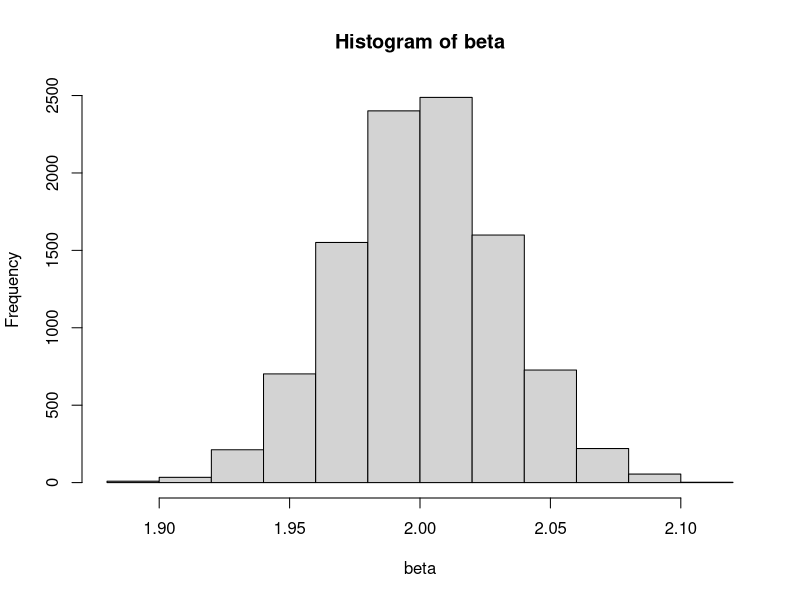
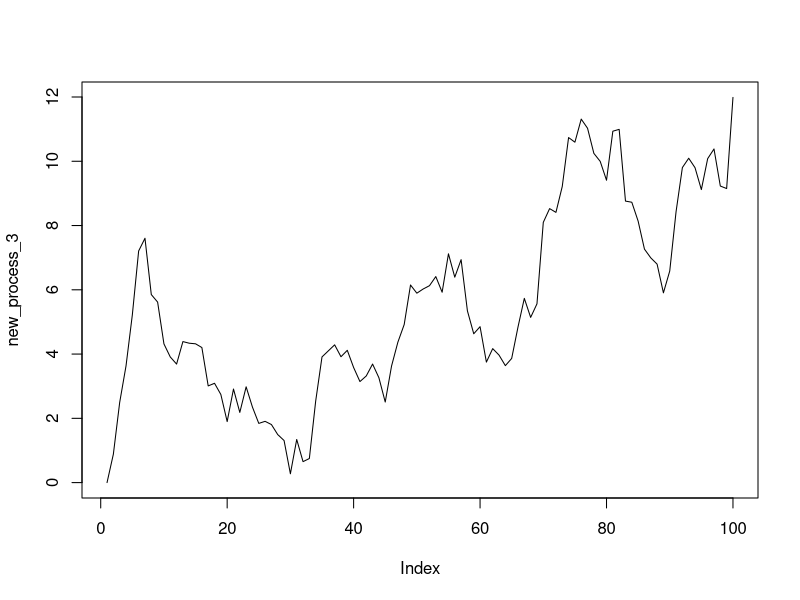
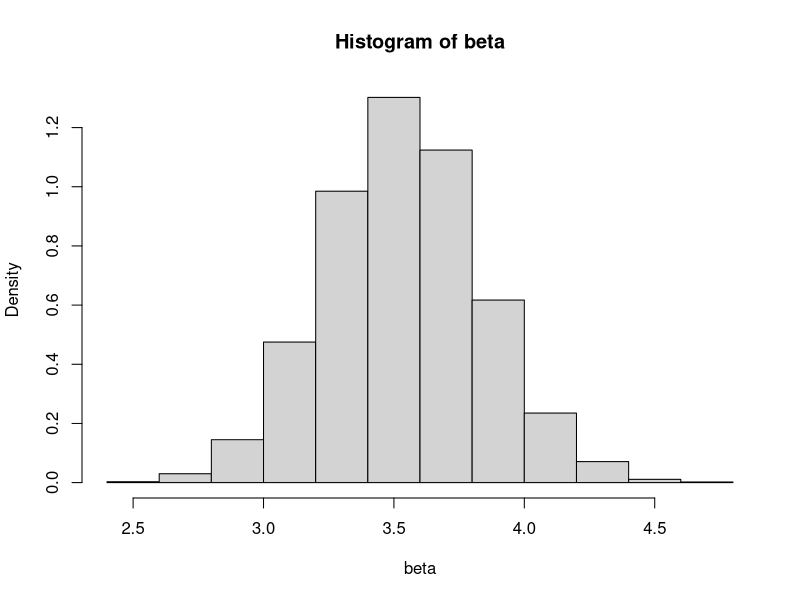
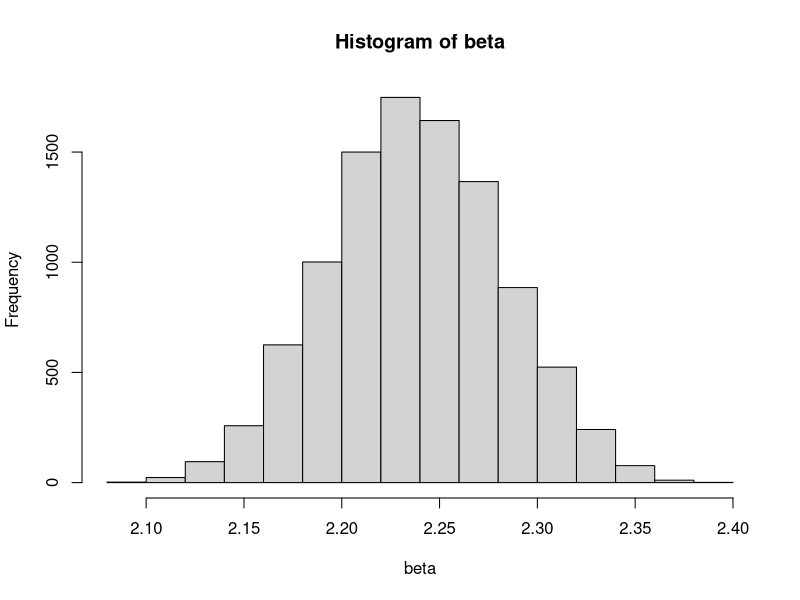

The R source for these figures, in order:
beta=c()


for (i in 1:10000) {
  #1.Step 
  #Shoe Size = 2*Age
  #The error terms follow a normal distribution
  
  #2.Step
  age=c(15,12,13,14,18)
  Size=2*age+rnorm(5)
  
  #3.Step
  reg=lm(Size~age-1)
  print(reg$coefficients)
  beta[i]=reg$coefficients
}

#4.Step 
#Repeat steps 1-3 R times in this case 10000

#5.Step
#Summary statistics
mean(beta)
hist(beta)
sd(beta)

#Generate non-stationary time series

n=100
x=numeric(n)
for(i in 2:length(x)){
  x[i] <- 1 * x[i - 1] + rnorm(1)
}
new_process_3=x
plot(new_process_3,type = "l")

summary(lm(diff(new_process_3)~ lag(new_process_3)[2:100]-1))

beta=c()
for (i in 1:5000) {
  new_process_3_new=sample(new_process_3,100,replace = T)
  reg=lm(diff(new_process_3_new)~ lag(new_process_3_new)[2:100]-1)
  print(reg$coefficients)
  beta[i]=summary(reg)$coefficients[,3]
}

mean(beta)
hist(beta,freq = F)
sd(beta)
quantile(beta,probs = c(0.975))

################################

beta=c()


for (i in 1:10000) {
  #1.Step 
  #Shoe Size = 2*Age
  #The error terms follow a uniform distribution
  
  #2.Step
  age=c(15,12,13,14,18)
  Size=2*age+runif(5,min = 1,max = 6)
  
  #3.Step
  reg=lm(Size~age-1)
  print(reg$coefficients)
  beta[i]=reg$coefficients
}

#4.Step 
#Repeat steps 1-3 R times in this case 10000

#5.Step
#Summary statistics
mean(beta)
hist(beta)
sd(beta)